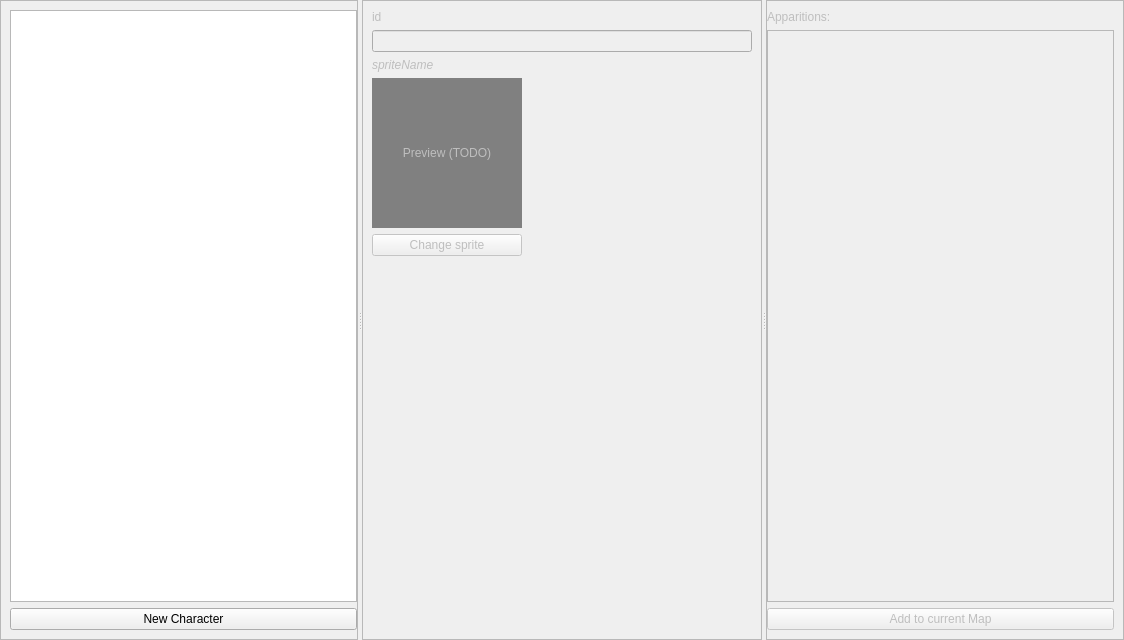
<?xml version="1.0" encoding="UTF-8"?>
<ui version="4.0">
 <class>CharactersWidget</class>
 <widget class="QWidget" name="CharactersWidget">
  <property name="geometry">
   <rect>
    <x>0</x>
    <y>0</y>
    <width>1124</width>
    <height>640</height>
   </rect>
  </property>
  <property name="windowTitle">
   <string>Form</string>
  </property>
  <layout class="QHBoxLayout" name="horizontalLayout">
   <property name="spacing">
    <number>0</number>
   </property>
   <property name="leftMargin">
    <number>0</number>
   </property>
   <property name="topMargin">
    <number>0</number>
   </property>
   <property name="rightMargin">
    <number>0</number>
   </property>
   <property name="bottomMargin">
    <number>0</number>
   </property>
   <item>
    <widget class="QSplitter" name="splitter">
     <property name="orientation">
      <enum>Qt::Horizontal</enum>
     </property>
     <property name="childrenCollapsible">
      <bool>false</bool>
     </property>
     <widget class="QFrame" name="panel_listChar">
      <property name="frameShape">
       <enum>QFrame::StyledPanel</enum>
      </property>
      <property name="frameShadow">
       <enum>QFrame::Raised</enum>
      </property>
      <layout class="QVBoxLayout" name="verticalLayout">
       <property name="rightMargin">
        <number>0</number>
       </property>
       <item>
        <widget class="QListWidget" name="list_characters">
         <property name="editTriggers">
          <set>QAbstractItemView::NoEditTriggers</set>
         </property>
         <property name="alternatingRowColors">
          <bool>true</bool>
         </property>
        </widget>
       </item>
       <item>
        <widget class="QPushButton" name="btn_newCharacter">
         <property name="text">
          <string>New Character</string>
         </property>
        </widget>
       </item>
      </layout>
     </widget>
     <widget class="QFrame" name="panel_properties">
      <property name="enabled">
       <bool>false</bool>
      </property>
      <property name="minimumSize">
       <size>
        <width>400</width>
        <height>0</height>
       </size>
      </property>
      <property name="frameShape">
       <enum>QFrame::StyledPanel</enum>
      </property>
      <property name="frameShadow">
       <enum>QFrame::Raised</enum>
      </property>
      <layout class="QVBoxLayout" name="verticalLayout_3">
       <item>
        <widget class="QLabel" name="lbl_charId">
         <property name="text">
          <string>id</string>
         </property>
        </widget>
       </item>
       <item>
        <widget class="QLineEdit" name="input_charName"/>
       </item>
       <item>
        <widget class="QLabel" name="lbl_spriteName">
         <property name="font">
          <font>
           <italic>true</italic>
          </font>
         </property>
         <property name="text">
          <string>spriteName</string>
         </property>
        </widget>
       </item>
       <item>
        <widget class="QLabel" name="img_preview">
         <property name="sizePolicy">
          <sizepolicy hsizetype="Fixed" vsizetype="Fixed">
           <horstretch>0</horstretch>
           <verstretch>0</verstretch>
          </sizepolicy>
         </property>
         <property name="minimumSize">
          <size>
           <width>150</width>
           <height>150</height>
          </size>
         </property>
         <property name="styleSheet">
          <string notr="true">background:grey</string>
         </property>
         <property name="text">
          <string>Preview (TODO)</string>
         </property>
         <property name="alignment">
          <set>Qt::AlignCenter</set>
         </property>
        </widget>
       </item>
       <item>
        <widget class="QPushButton" name="btn_changeSprite">
         <property name="sizePolicy">
          <sizepolicy hsizetype="Fixed" vsizetype="Fixed">
           <horstretch>0</horstretch>
           <verstretch>0</verstretch>
          </sizepolicy>
         </property>
         <property name="minimumSize">
          <size>
           <width>150</width>
           <height>0</height>
          </size>
         </property>
         <property name="text">
          <string>Change sprite</string>
         </property>
        </widget>
       </item>
       <item>
        <spacer name="verticalSpacer">
         <property name="orientation">
          <enum>Qt::Vertical</enum>
         </property>
         <property name="sizeHint" stdset="0">
          <size>
           <width>20</width>
           <height>40</height>
          </size>
         </property>
        </spacer>
       </item>
      </layout>
     </widget>
     <widget class="QFrame" name="panel_apparitions">
      <property name="enabled">
       <bool>false</bool>
      </property>
      <property name="frameShape">
       <enum>QFrame::StyledPanel</enum>
      </property>
      <property name="frameShadow">
       <enum>QFrame::Raised</enum>
      </property>
      <layout class="QVBoxLayout" name="verticalLayout_2">
       <property name="leftMargin">
        <number>0</number>
       </property>
       <item>
        <widget class="QLabel" name="label">
         <property name="text">
          <string>Apparitions:</string>
         </property>
        </widget>
       </item>
       <item>
        <widget class="QListWidget" name="list_occurences">
         <property name="editTriggers">
          <set>QAbstractItemView::NoEditTriggers</set>
         </property>
         <property name="alternatingRowColors">
          <bool>true</bool>
         </property>
        </widget>
       </item>
       <item>
        <widget class="QPushButton" name="btn_addToCurrMap">
         <property name="text">
          <string>Add to current Map</string>
         </property>
        </widget>
       </item>
      </layout>
     </widget>
    </widget>
   </item>
  </layout>
 </widget>
 <resources/>
 <connections/>
</ui>
